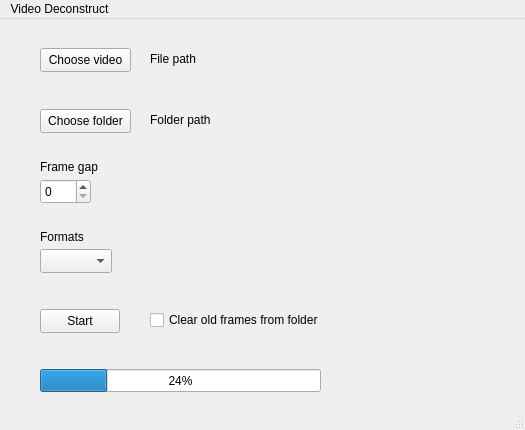
<?xml version="1.0" encoding="UTF-8"?>
<ui version="4.0">
 <class>MainWindow</class>
 <widget class="QMainWindow" name="MainWindow">
  <property name="geometry">
   <rect>
    <x>0</x>
    <y>0</y>
    <width>525</width>
    <height>430</height>
   </rect>
  </property>
  <property name="windowTitle">
   <string>MainWindow</string>
  </property>
  <widget class="QWidget" name="centralwidget">
   <widget class="QPushButton" name="selectVideoButton">
    <property name="geometry">
     <rect>
      <x>40</x>
      <y>29</y>
      <width>91</width>
      <height>24</height>
     </rect>
    </property>
    <property name="text">
     <string>Choose video</string>
    </property>
   </widget>
   <widget class="QPushButton" name="selectOutputFolderButton">
    <property name="geometry">
     <rect>
      <x>40</x>
      <y>90</y>
      <width>91</width>
      <height>24</height>
     </rect>
    </property>
    <property name="text">
     <string>Choose folder</string>
    </property>
   </widget>
   <widget class="QPushButton" name="startButton">
    <property name="geometry">
     <rect>
      <x>40</x>
      <y>290</y>
      <width>80</width>
      <height>24</height>
     </rect>
    </property>
    <property name="text">
     <string>Start</string>
    </property>
   </widget>
   <widget class="QLabel" name="videoPathLabel">
    <property name="geometry">
     <rect>
      <x>150</x>
      <y>30</y>
      <width>571</width>
      <height>20</height>
     </rect>
    </property>
    <property name="text">
     <string>File path</string>
    </property>
   </widget>
   <widget class="QLabel" name="outputPathLabel">
    <property name="geometry">
     <rect>
      <x>150</x>
      <y>90</y>
      <width>571</width>
      <height>21</height>
     </rect>
    </property>
    <property name="text">
     <string>Folder path</string>
    </property>
   </widget>
   <widget class="QSpinBox" name="frequencySpinBox">
    <property name="geometry">
     <rect>
      <x>40</x>
      <y>160</y>
      <width>51</width>
      <height>25</height>
     </rect>
    </property>
   </widget>
   <widget class="QComboBox" name="formatComboBox">
    <property name="geometry">
     <rect>
      <x>40</x>
      <y>230</y>
      <width>72</width>
      <height>24</height>
     </rect>
    </property>
   </widget>
   <widget class="QProgressBar" name="progressBar">
    <property name="geometry">
     <rect>
      <x>40</x>
      <y>350</y>
      <width>281</width>
      <height>23</height>
     </rect>
    </property>
    <property name="value">
     <number>24</number>
    </property>
   </widget>
   <widget class="QLabel" name="label">
    <property name="geometry">
     <rect>
      <x>40</x>
      <y>140</y>
      <width>71</width>
      <height>16</height>
     </rect>
    </property>
    <property name="text">
     <string>Frame gap</string>
    </property>
   </widget>
   <widget class="QLabel" name="label_2">
    <property name="geometry">
     <rect>
      <x>40</x>
      <y>210</y>
      <width>61</width>
      <height>16</height>
     </rect>
    </property>
    <property name="text">
     <string>Formats</string>
    </property>
   </widget>
   <widget class="QCheckBox" name="clearFolderCheckBox">
    <property name="geometry">
     <rect>
      <x>150</x>
      <y>290</y>
      <width>181</width>
      <height>22</height>
     </rect>
    </property>
    <property name="text">
     <string>Clear old frames from folder</string>
    </property>
   </widget>
  </widget>
  <widget class="QMenuBar" name="menubar">
   <property name="geometry">
    <rect>
     <x>0</x>
     <y>0</y>
     <width>525</width>
     <height>21</height>
    </rect>
   </property>
   <widget class="QMenu" name="menuVideo_to_Picture">
    <property name="title">
     <string>Video Deconstruct</string>
    </property>
   </widget>
   <addaction name="menuVideo_to_Picture"/>
  </widget>
  <widget class="QStatusBar" name="statusbar"/>
 </widget>
 <resources/>
 <connections/>
</ui>
